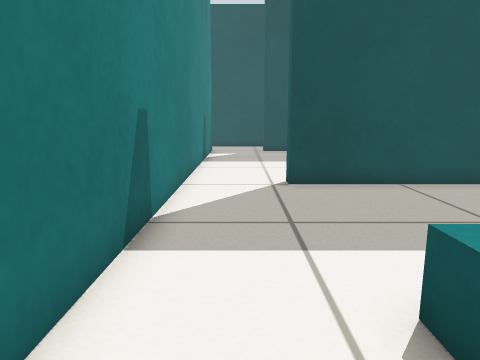
View 1 (above)

14 first-person views from a walk through a world built for the Gazebo simulator. The camera is 0.5 m above the floor, tilts 10° down and sees 70° across. The floor is counted in squares, 0.25 m on a side. Each view is taken from the middle of a square. On the plan, view 1 faces up. The plan holds only what a view shows up to about 18 squares ahead; the rest is blank.

View 2
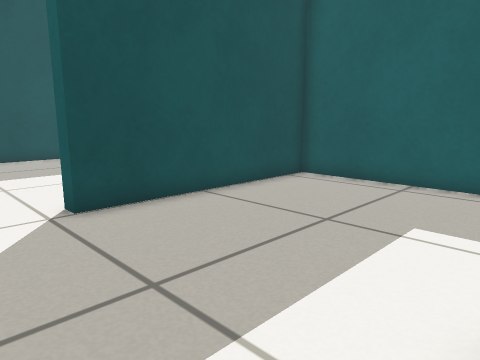

View 3
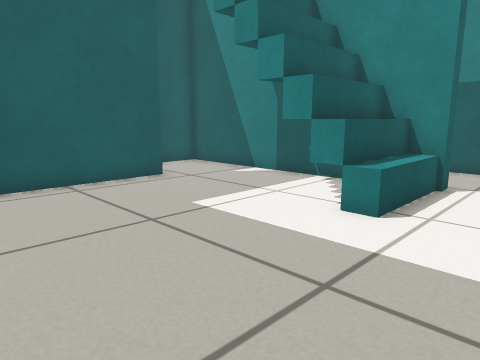

View 4
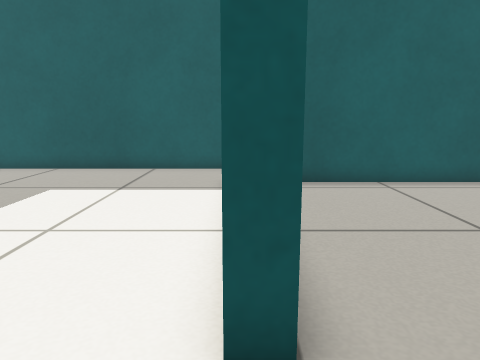

View 5
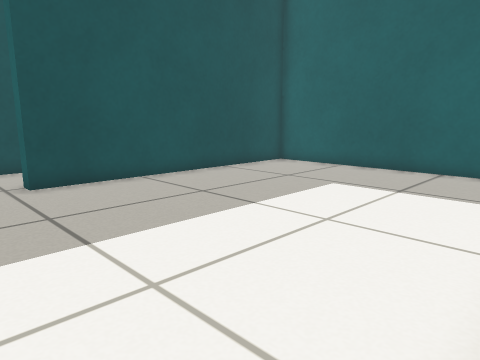

View 6
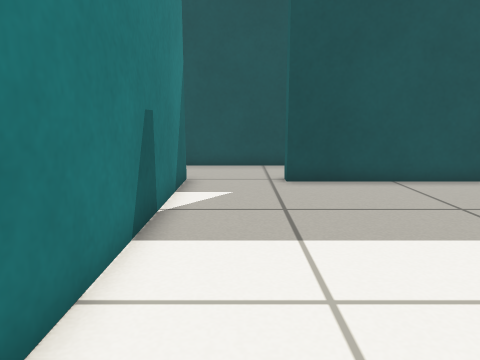

View 7
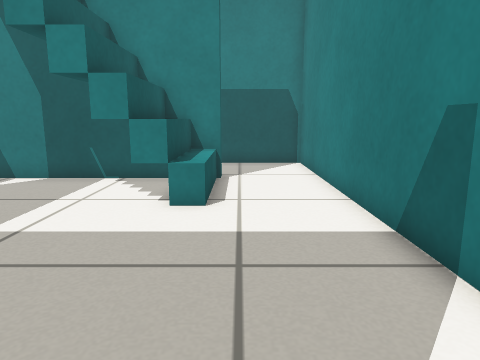

View 8
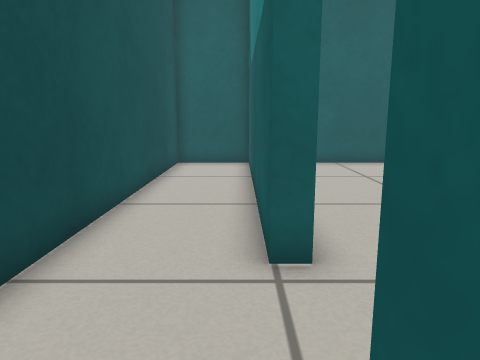

View 9
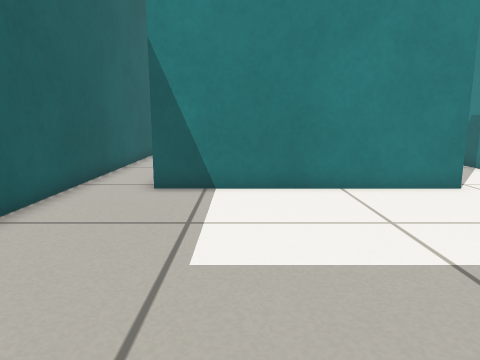

View 10
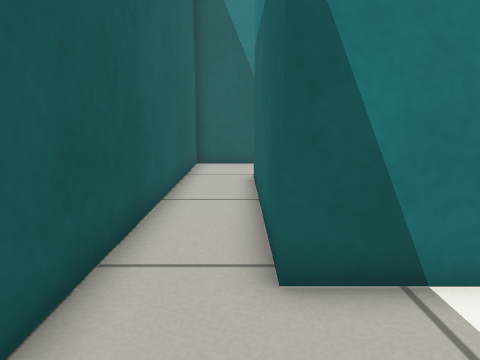

View 11
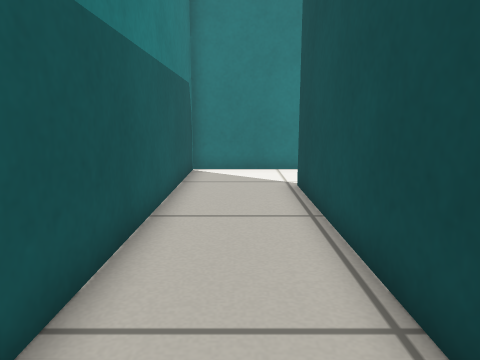

View 12
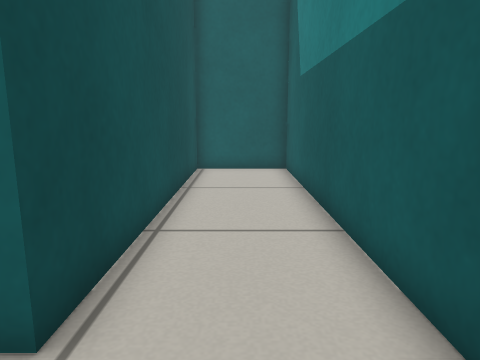

View 13
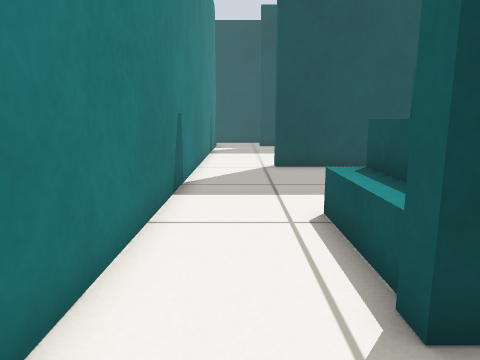

View 14
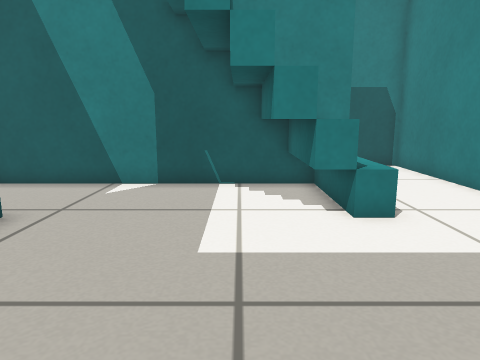

### Floor plan
Points are (right, up) in squares from view 1. A wall is a line through its corners. A room is listed if a view was taken in it or the views show most of it. See-through windows are left out.
Room 1 (views 1, 2, 3, 4, 5, 6, 7, 9, 10, 14)
walls: (9.9, 3.1) (9.9, 10.5) (1.5, 10.5) (1.5, 11.1) (10.5, 11.1) (10.5, 3.1); (1.5, -0.6) (13, -0.6) (13, 22) (1.5, 22); (-1.8, 21.5) (-1.8, -0.4)
ways out: opening at (0, -1) to room 3; opening at (0, 22) to room 4
objects: stairs (2, 0) to (6, 3)
Room 2 (view 8)
walls: (-1.4, 25.9) (-2.4, 25.9)
low walls: (-2.4, 22.5) (-1.8, 22.5)
ways out: opening at (-2, 24) to room 4
Room 3 (views 11, 12, 13)
walls: (-1.8, -0.4) (-1.8, -4.9) (13, -4.9) (13, -1.2) (1.5, -1.2) (1.5, -0.6)
ways out: opening at (0, -1) to room 1
Room 4 (no view inside)
walls: (1.5, 22) (1.5, 22.5) (13, 22.5) (13, 25.9) (-1.4, 25.9); (-1.8, 22.5) (-1.8, 21.5)
ways out: opening at (0, 22) to room 1; opening at (-2, 24) to room 2

Positions as (right, up) in squares from view 1, and headings:
1: (0, 0), facing up
2: (-1, 3), facing up-right
3: (-1, 10), facing down-right
4: (-1, 11), facing right
5: (-1, 11), facing up-right
6: (0, 11), facing up
7: (1, 11), facing down
8: (-3, 23), facing right
9: (8, 21), facing down
10: (11, 15), facing down
11: (12, -3), facing left
12: (-1, -3), facing right
13: (0, -4), facing up
14: (5, 10), facing down
